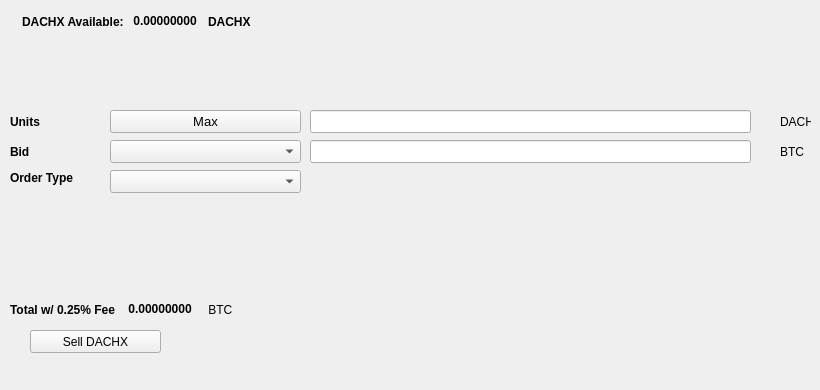
   <widget class="QWidget" name="SellTab">
    <attribute name="title">
     <string>Sell</string>
    </attribute>
    <widget class="QLabel" name="label_16">
     <property name="geometry">
      <rect>
       <x>780</x>
       <y>140</y>
       <width>31</width>
       <height>23</height>
      </rect>
     </property>
     <property name="text">
      <string>BTC</string>
     </property>
    </widget>
    <widget class="QComboBox" name="SellBidcomboBox">
     <property name="geometry">
      <rect>
       <x>110</x>
       <y>140</y>
       <width>191</width>
       <height>23</height>
      </rect>
     </property>
     <property name="font">
      <font>
       <pointsize>10</pointsize>
      </font>
     </property>
    </widget>
    <widget class="QLabel" name="label_18">
     <property name="geometry">
      <rect>
       <x>10</x>
       <y>110</y>
       <width>46</width>
       <height>23</height>
      </rect>
     </property>
     <property name="font">
      <font>
       <weight>75</weight>
       <bold>true</bold>
      </font>
     </property>
     <property name="text">
      <string>Units</string>
     </property>
    </widget>
    <widget class="QPushButton" name="Sell_Max_Amount">
     <property name="geometry">
      <rect>
       <x>110</x>
       <y>110</y>
       <width>191</width>
       <height>23</height>
      </rect>
     </property>
     <property name="font">
      <font>
       <pointsize>10</pointsize>
      </font>
     </property>
     <property name="text">
      <string>Max</string>
     </property>
    </widget>
    <widget class="QLabel" name="label_20">
     <property name="geometry">
      <rect>
       <x>10</x>
       <y>170</y>
       <width>91</width>
       <height>16</height>
      </rect>
     </property>
     <property name="font">
      <font>
       <weight>75</weight>
       <bold>true</bold>
      </font>
     </property>
     <property name="text">
      <string>Order Type</string>
     </property>
    </widget>
    <widget class="QComboBox" name="SellOrdertypeCombo">
     <property name="geometry">
      <rect>
       <x>110</x>
       <y>170</y>
       <width>191</width>
       <height>23</height>
      </rect>
     </property>
     <property name="font">
      <font>
       <pointsize>10</pointsize>
      </font>
     </property>
    </widget>
    <widget class="QLabel" name="label_21">
     <property name="geometry">
      <rect>
       <x>10</x>
       <y>140</y>
       <width>46</width>
       <height>23</height>
      </rect>
     </property>
     <property name="font">
      <font>
       <weight>75</weight>
       <bold>true</bold>
      </font>
     </property>
     <property name="text">
      <string>Bid</string>
     </property>
    </widget>
    <widget class="QLabel" name="label_22">
     <property name="geometry">
      <rect>
       <x>780</x>
       <y>110</y>
       <width>31</width>
       <height>23</height>
      </rect>
     </property>
     <property name="text">
      <string>DACHX</string>
     </property>
    </widget>
    <widget class="QLineEdit" name="UnitsInputDACHX">
     <property name="geometry">
      <rect>
       <x>310</x>
       <y>110</y>
       <width>441</width>
       <height>23</height>
      </rect>
     </property>
     <property name="font">
      <font>
       <pointsize>9</pointsize>
       <weight>75</weight>
       <bold>true</bold>
      </font>
     </property>
    </widget>
    <widget class="QLineEdit" name="SellBidPriceEdit">
     <property name="geometry">
      <rect>
       <x>310</x>
       <y>140</y>
       <width>441</width>
       <height>23</height>
      </rect>
     </property>
     <property name="font">
      <font>
       <pointsize>9</pointsize>
       <weight>75</weight>
       <bold>true</bold>
      </font>
     </property>
    </widget>
    <widget class="QPushButton" name="SellDACHXBTN">
     <property name="geometry">
      <rect>
       <x>30</x>
       <y>330</y>
       <width>131</width>
       <height>23</height>
      </rect>
     </property>
     <property name="text">
      <string>Sell DACHX</string>
     </property>
     <property name="icon">
      <iconset resource="../dach">
       <normaloff>:/icons/bitcoin</normaloff>:/icons/bitcoin</iconset>
     </property>
    </widget>
    <widget class="QWidget" name="layoutWidget3">
     <property name="geometry">
      <rect>
       <x>22</x>
       <y>12</y>
       <width>258</width>
       <height>19</height>
      </rect>
     </property>
     <layout class="QHBoxLayout" name="horizontalLayout">
      <item>
       <widget class="QLabel" name="label232_2">
        <property name="font">
         <font>
          <weight>75</weight>
          <bold>true</bold>
         </font>
        </property>
        <property name="text">
         <string>DACHX Available:</string>
        </property>
       </widget>
      </item>
      <item>
       <widget class="QLabel" name="DACHXAvailableLabel">
        <property name="palette">
         <palette>
          <active>
           <colorrole role="WindowText">
            <brush brushstyle="SolidPattern">
             <color alpha="255">
              <red>0</red>
              <green>0</green>
              <blue>0</blue>
             </color>
            </brush>
           </colorrole>
           <colorrole role="Button">
            <brush brushstyle="SolidPattern">
             <color alpha="255">
              <red>0</red>
              <green>170</green>
              <blue>0</blue>
             </color>
            </brush>
           </colorrole>
           <colorrole role="Light">
            <brush brushstyle="SolidPattern">
             <color alpha="255">
              <red>0</red>
              <green>255</green>
              <blue>0</blue>
             </color>
            </brush>
           </colorrole>
           <colorrole role="Midlight">
            <brush brushstyle="SolidPattern">
             <color alpha="255">
              <red>0</red>
              <green>212</green>
              <blue>0</blue>
             </color>
            </brush>
           </colorrole>
           <colorrole role="Dark">
            <brush brushstyle="SolidPattern">
             <color alpha="255">
              <red>0</red>
              <green>85</green>
              <blue>0</blue>
             </color>
            </brush>
           </colorrole>
           <colorrole role="Mid">
            <brush brushstyle="SolidPattern">
             <color alpha="255">
              <red>0</red>
              <green>113</green>
              <blue>0</blue>
             </color>
            </brush>
           </colorrole>
           <colorrole role="Text">
            <brush brushstyle="SolidPattern">
             <color alpha="255">
              <red>0</red>
              <green>170</green>
              <blue>0</blue>
             </color>
            </brush>
           </colorrole>
           <colorrole role="BrightText">
            <brush brushstyle="SolidPattern">
             <color alpha="255">
              <red>255</red>
              <green>255</green>
              <blue>255</blue>
             </color>
            </brush>
           </colorrole>
           <colorrole role="ButtonText">
            <brush brushstyle="SolidPattern">
             <color alpha="255">
              <red>0</red>
              <green>0</green>
              <blue>0</blue>
             </color>
            </brush>
           </colorrole>
           <colorrole role="Base">
            <brush brushstyle="SolidPattern">
             <color alpha="255">
              <red>255</red>
              <green>255</green>
              <blue>255</blue>
             </color>
            </brush>
           </colorrole>
           <colorrole role="Window">
            <brush brushstyle="SolidPattern">
             <color alpha="255">
              <red>0</red>
              <green>170</green>
              <blue>0</blue>
             </color>
            </brush>
           </colorrole>
           <colorrole role="Shadow">
            <brush brushstyle="SolidPattern">
             <color alpha="255">
              <red>0</red>
              <green>0</green>
              <blue>0</blue>
             </color>
            </brush>
           </colorrole>
           <colorrole role="AlternateBase">
            <brush brushstyle="SolidPattern">
             <color alpha="255">
              <red>127</red>
              <green>212</green>
              <blue>127</blue>
             </color>
            </brush>
           </colorrole>
           <colorrole role="ToolTipBase">
            <brush brushstyle="SolidPattern">
             <color alpha="255">
              <red>255</red>
              <green>255</green>
              <blue>220</blue>
             </color>
            </brush>
           </colorrole>
           <colorrole role="ToolTipText">
            <brush brushstyle="SolidPattern">
             <color alpha="255">
              <red>0</red>
              <green>0</green>
              <blue>0</blue>
             </color>
            </brush>
           </colorrole>
          </active>
          <inactive>
           <colorrole role="WindowText">
            <brush brushstyle="SolidPattern">
             <color alpha="255">
              <red>0</red>
              <green>0</green>
              <blue>0</blue>
             </color>
            </brush>
           </colorrole>
           <colorrole role="Button">
            <brush brushstyle="SolidPattern">
             <color alpha="255">
              <red>0</red>
              <green>170</green>
              <blue>0</blue>
             </color>
            </brush>
           </colorrole>
           <colorrole role="Light">
            <brush brushstyle="SolidPattern">
             <color alpha="255">
              <red>0</red>
              <green>255</green>
              <blue>0</blue>
             </color>
            </brush>
           </colorrole>
           <colorrole role="Midlight">
            <brush brushstyle="SolidPattern">
             <color alpha="255">
              <red>0</red>
              <green>212</green>
              <blue>0</blue>
             </color>
            </brush>
           </colorrole>
           <colorrole role="Dark">
            <brush brushstyle="SolidPattern">
             <color alpha="255">
              <red>0</red>
              <green>85</green>
              <blue>0</blue>
             </color>
            </brush>
           </colorrole>
           <colorrole role="Mid">
            <brush brushstyle="SolidPattern">
             <color alpha="255">
              <red>0</red>
              <green>113</green>
              <blue>0</blue>
             </color>
            </brush>
           </colorrole>
           <colorrole role="Text">
            <brush brushstyle="SolidPattern">
             <color alpha="255">
              <red>0</red>
              <green>170</green>
              <blue>0</blue>
             </color>
            </brush>
           </colorrole>
           <colorrole role="BrightText">
            <brush brushstyle="SolidPattern">
             <color alpha="255">
              <red>255</red>
              <green>255</green>
              <blue>255</blue>
             </color>
            </brush>
           </colorrole>
           <colorrole role="ButtonText">
            <brush brushstyle="SolidPattern">
             <color alpha="255">
              <red>0</red>
              <green>0</green>
              <blue>0</blue>
             </color>
            </brush>
           </colorrole>
           <colorrole role="Base">
            <brush brushstyle="SolidPattern">
             <color alpha="255">
              <red>255</red>
              <green>255</green>
              <blue>255</blue>
             </color>
            </brush>
           </colorrole>
           <colorrole role="Window">
            <brush brushstyle="SolidPattern">
             <color alpha="255">
              <red>0</red>
              <green>170</green>
              <blue>0</blue>
             </color>
            </brush>
           </colorrole>
           <colorrole role="Shadow">
            <brush brushstyle="SolidPattern">
             <color alpha="255">
              <red>0</red>
              <green>0</green>
              <blue>0</blue>
             </color>
            </brush>
           </colorrole>
           <colorrole role="AlternateBase">
            <brush brushstyle="SolidPattern">
             <color alpha="255">
              <red>127</red>
              <green>212</green>
              <blue>127</blue>
             </color>
            </brush>
           </colorrole>
           <colorrole role="ToolTipBase">
            <brush brushstyle="SolidPattern">
             <color alpha="255">
              <red>255</red>
              <green>255</green>
              <blue>220</blue>
             </color>
            </brush>
           </colorrole>
           <colorrole role="ToolTipText">
            <brush brushstyle="SolidPattern">
             <color alpha="255">
              <red>0</red>
              <green>0</green>
              <blue>0</blue>
             </color>
            </brush>
           </colorrole>
          </inactive>
          <disabled>
           <colorrole role="WindowText">
            <brush brushstyle="SolidPattern">
             <color alpha="255">
              <red>0</red>
              <green>85</green>
              <blue>0</blue>
             </color>
            </brush>
           </colorrole>
           <colorrole role="Button">
            <brush brushstyle="SolidPattern">
             <color alpha="255">
              <red>0</red>
              <green>170</green>
              <blue>0</blue>
             </color>
            </brush>
           </colorrole>
           <colorrole role="Light">
            <brush brushstyle="SolidPattern">
             <color alpha="255">
              <red>0</red>
              <green>255</green>
              <blue>0</blue>
             </color>
            </brush>
           </colorrole>
           <colorrole role="Midlight">
            <brush brushstyle="SolidPattern">
             <color alpha="255">
              <red>0</red>
              <green>212</green>
              <blue>0</blue>
             </color>
            </brush>
           </colorrole>
           <colorrole role="Dark">
            <brush brushstyle="SolidPattern">
             <color alpha="255">
              <red>0</red>
              <green>85</green>
              <blue>0</blue>
             </color>
            </brush>
           </colorrole>
           <colorrole role="Mid">
            <brush brushstyle="SolidPattern">
             <color alpha="255">
              <red>0</red>
              <green>113</green>
              <blue>0</blue>
             </color>
            </brush>
           </colorrole>
           <colorrole role="Text">
            <brush brushstyle="SolidPattern">
             <color alpha="255">
              <red>0</red>
              <green>85</green>
              <blue>0</blue>
             </color>
            </brush>
           </colorrole>
           <colorrole role="BrightText">
            <brush brushstyle="SolidPattern">
             <color alpha="255">
              <red>255</red>
              <green>255</green>
              <blue>255</blue>
             </color>
            </brush>
           </colorrole>
           <colorrole role="ButtonText">
            <brush brushstyle="SolidPattern">
             <color alpha="255">
              <red>0</red>
              <green>85</green>
              <blue>0</blue>
             </color>
            </brush>
           </colorrole>
           <colorrole role="Base">
            <brush brushstyle="SolidPattern">
             <color alpha="255">
              <red>0</red>
              <green>170</green>
              <blue>0</blue>
             </color>
            </brush>
           </colorrole>
           <colorrole role="Window">
            <brush brushstyle="SolidPattern">
             <color alpha="255">
              <red>0</red>
              <green>170</green>
              <blue>0</blue>
             </color>
            </brush>
           </colorrole>
           <colorrole role="Shadow">
            <brush brushstyle="SolidPattern">
             <color alpha="255">
              <red>0</red>
              <green>0</green>
              <blue>0</blue>
             </color>
            </brush>
           </colorrole>
           <colorrole role="AlternateBase">
            <brush brushstyle="SolidPattern">
             <color alpha="255">
              <red>0</red>
              <green>170</green>
              <blue>0</blue>
             </color>
            </brush>
           </colorrole>
           <colorrole role="ToolTipBase">
            <brush brushstyle="SolidPattern">
             <color alpha="255">
              <red>255</red>
              <green>255</green>
              <blue>220</blue>
             </color>
            </brush>
           </colorrole>
           <colorrole role="ToolTipText">
            <brush brushstyle="SolidPattern">
             <color alpha="255">
              <red>0</red>
              <green>0</green>
              <blue>0</blue>
             </color>
            </brush>
           </colorrole>
          </disabled>
         </palette>
        </property>
        <property name="font">
         <font>
          <weight>75</weight>
          <bold>true</bold>
         </font>
        </property>
        <property name="text">
         <string> 0.00000000 </string>
        </property>
        <property name="textInteractionFlags">
         <set>Qt::LinksAccessibleByMouse|Qt::TextSelectableByKeyboard|Qt::TextSelectableByMouse</set>
        </property>
       </widget>
      </item>
      <item>
       <widget class="QLabel" name="labelDACHX">
        <property name="font">
         <font>
          <weight>75</weight>
          <bold>true</bold>
         </font>
        </property>
        <property name="text">
         <string>DACHX</string>
        </property>
       </widget>
      </item>
     </layout>
    </widget>
    <widget class="QWidget" name="layoutWidget">
     <property name="geometry">
      <rect>
       <x>10</x>
       <y>300</y>
       <width>268</width>
       <height>19</height>
      </rect>
     </property>
     <layout class="QHBoxLayout" name="horizontalLayout_2">
      <item>
       <widget class="QLabel" name="label_19">
        <property name="font">
         <font>
          <weight>75</weight>
          <bold>true</bold>
         </font>
        </property>
        <property name="text">
         <string>Total w/ 0.25% Fee </string>
        </property>
       </widget>
      </item>
      <item>
       <widget class="QLabel" name="SellCostLabel">
        <property name="palette">
         <palette>
          <active>
           <colorrole role="WindowText">
            <brush brushstyle="SolidPattern">
             <color alpha="255">
              <red>0</red>
              <green>0</green>
              <blue>0</blue>
             </color>
            </brush>
           </colorrole>
           <colorrole role="Button">
            <brush brushstyle="SolidPattern">
             <color alpha="255">
              <red>0</red>
              <green>170</green>
              <blue>0</blue>
             </color>
            </brush>
           </colorrole>
           <colorrole role="Light">
            <brush brushstyle="SolidPattern">
             <color alpha="255">
              <red>0</red>
              <green>255</green>
              <blue>0</blue>
             </color>
            </brush>
           </colorrole>
           <colorrole role="Midlight">
            <brush brushstyle="SolidPattern">
             <color alpha="255">
              <red>0</red>
              <green>212</green>
              <blue>0</blue>
             </color>
            </brush>
           </colorrole>
           <colorrole role="Dark">
            <brush brushstyle="SolidPattern">
             <color alpha="255">
              <red>0</red>
              <green>85</green>
              <blue>0</blue>
             </color>
            </brush>
           </colorrole>
           <colorrole role="Mid">
            <brush brushstyle="SolidPattern">
             <color alpha="255">
              <red>0</red>
              <green>113</green>
              <blue>0</blue>
             </color>
            </brush>
           </colorrole>
           <colorrole role="Text">
            <brush brushstyle="SolidPattern">
             <color alpha="255">
              <red>0</red>
              <green>170</green>
              <blue>0</blue>
             </color>
            </brush>
           </colorrole>
           <colorrole role="BrightText">
            <brush brushstyle="SolidPattern">
             <color alpha="255">
              <red>255</red>
              <green>255</green>
              <blue>255</blue>
             </color>
            </brush>
           </colorrole>
           <colorrole role="ButtonText">
            <brush brushstyle="SolidPattern">
             <color alpha="255">
              <red>0</red>
              <green>0</green>
              <blue>0</blue>
             </color>
            </brush>
           </colorrole>
           <colorrole role="Base">
            <brush brushstyle="SolidPattern">
             <color alpha="255">
              <red>255</red>
              <green>255</green>
              <blue>255</blue>
             </color>
            </brush>
           </colorrole>
           <colorrole role="Window">
            <brush brushstyle="SolidPattern">
             <color alpha="255">
              <red>0</red>
              <green>170</green>
              <blue>0</blue>
             </color>
            </brush>
           </colorrole>
           <colorrole role="Shadow">
            <brush brushstyle="SolidPattern">
             <color alpha="255">
              <red>0</red>
              <green>0</green>
              <blue>0</blue>
             </color>
            </brush>
           </colorrole>
           <colorrole role="AlternateBase">
            <brush brushstyle="SolidPattern">
             <color alpha="255">
              <red>127</red>
              <green>212</green>
              <blue>127</blue>
             </color>
            </brush>
           </colorrole>
           <colorrole role="ToolTipBase">
            <brush brushstyle="SolidPattern">
             <color alpha="255">
              <red>255</red>
              <green>255</green>
              <blue>220</blue>
             </color>
            </brush>
           </colorrole>
           <colorrole role="ToolTipText">
            <brush brushstyle="SolidPattern">
             <color alpha="255">
              <red>0</red>
              <green>0</green>
              <blue>0</blue>
             </color>
            </brush>
           </colorrole>
          </active>
          <inactive>
           <colorrole role="WindowText">
            <brush brushstyle="SolidPattern">
             <color alpha="255">
              <red>0</red>
              <green>0</green>
              <blue>0</blue>
             </color>
            </brush>
           </colorrole>
           <colorrole role="Button">
            <brush brushstyle="SolidPattern">
             <color alpha="255">
              <red>0</red>
              <green>170</green>
              <blue>0</blue>
             </color>
            </brush>
           </colorrole>
           <colorrole role="Light">
            <brush brushstyle="SolidPattern">
             <color alpha="255">
              <red>0</red>
              <green>255</green>
              <blue>0</blue>
             </color>
            </brush>
           </colorrole>
           <colorrole role="Midlight">
            <brush brushstyle="SolidPattern">
             <color alpha="255">
              <red>0</red>
              <green>212</green>
              <blue>0</blue>
             </color>
            </brush>
           </colorrole>
           <colorrole role="Dark">
            <brush brushstyle="SolidPattern">
             <color alpha="255">
              <red>0</red>
              <green>85</green>
              <blue>0</blue>
             </color>
            </brush>
           </colorrole>
           <colorrole role="Mid">
            <brush brushstyle="SolidPattern">
             <color alpha="255">
              <red>0</red>
              <green>113</green>
              <blue>0</blue>
             </color>
            </brush>
           </colorrole>
           <colorrole role="Text">
            <brush brushstyle="SolidPattern">
             <color alpha="255">
              <red>0</red>
              <green>170</green>
              <blue>0</blue>
             </color>
            </brush>
           </colorrole>
           <colorrole role="BrightText">
            <brush brushstyle="SolidPattern">
             <color alpha="255">
              <red>255</red>
              <green>255</green>
              <blue>255</blue>
             </color>
            </brush>
           </colorrole>
           <colorrole role="ButtonText">
            <brush brushstyle="SolidPattern">
             <color alpha="255">
              <red>0</red>
              <green>0</green>
              <blue>0</blue>
             </color>
            </brush>
           </colorrole>
           <colorrole role="Base">
            <brush brushstyle="SolidPattern">
             <color alpha="255">
              <red>255</red>
              <green>255</green>
              <blue>255</blue>
             </color>
            </brush>
           </colorrole>
           <colorrole role="Window">
            <brush brushstyle="SolidPattern">
             <color alpha="255">
              <red>0</red>
              <green>170</green>
              <blue>0</blue>
             </color>
            </brush>
           </colorrole>
           <colorrole role="Shadow">
            <brush brushstyle="SolidPattern">
             <color alpha="255">
              <red>0</red>
              <green>0</green>
              <blue>0</blue>
             </color>
            </brush>
           </colorrole>
           <colorrole role="AlternateBase">
            <brush brushstyle="SolidPattern">
             <color alpha="255">
              <red>127</red>
              <green>212</green>
              <blue>127</blue>
             </color>
            </brush>
           </colorrole>
           <colorrole role="ToolTipBase">
            <brush brushstyle="SolidPattern">
             <color alpha="255">
              <red>255</red>
              <green>255</green>
              <blue>220</blue>
             </color>
            </brush>
           </colorrole>
           <colorrole role="ToolTipText">
            <brush brushstyle="SolidPattern">
             <color alpha="255">
              <red>0</red>
              <green>0</green>
              <blue>0</blue>
             </color>
            </brush>
           </colorrole>
          </inactive>
          <disabled>
           <colorrole role="WindowText">
            <brush brushstyle="SolidPattern">
             <color alpha="255">
              <red>0</red>
              <green>85</green>
              <blue>0</blue>
             </color>
            </brush>
           </colorrole>
           <colorrole role="Button">
            <brush brushstyle="SolidPattern">
             <color alpha="255">
              <red>0</red>
              <green>170</green>
              <blue>0</blue>
             </color>
            </brush>
           </colorrole>
           <colorrole role="Light">
            <brush brushstyle="SolidPattern">
             <color alpha="255">
              <red>0</red>
              <green>255</green>
              <blue>0</blue>
             </color>
            </brush>
           </colorrole>
           <colorrole role="Midlight">
            <brush brushstyle="SolidPattern">
             <color alpha="255">
              <red>0</red>
              <green>212</green>
              <blue>0</blue>
             </color>
            </brush>
           </colorrole>
           <colorrole role="Dark">
            <brush brushstyle="SolidPattern">
             <color alpha="255">
              <red>0</red>
              <green>85</green>
              <blue>0</blue>
             </color>
            </brush>
           </colorrole>
           <colorrole role="Mid">
            <brush brushstyle="SolidPattern">
             <color alpha="255">
              <red>0</red>
              <green>113</green>
              <blue>0</blue>
             </color>
            </brush>
           </colorrole>
           <colorrole role="Text">
            <brush brushstyle="SolidPattern">
             <color alpha="255">
              <red>0</red>
              <green>85</green>
              <blue>0</blue>
             </color>
            </brush>
           </colorrole>
           <colorrole role="BrightText">
            <brush brushstyle="SolidPattern">
             <color alpha="255">
              <red>255</red>
              <green>255</green>
              <blue>255</blue>
             </color>
            </brush>
           </colorrole>
           <colorrole role="ButtonText">
            <brush brushstyle="SolidPattern">
             <color alpha="255">
              <red>0</red>
              <green>85</green>
              <blue>0</blue>
             </color>
            </brush>
           </colorrole>
           <colorrole role="Base">
            <brush brushstyle="SolidPattern">
             <color alpha="255">
              <red>0</red>
              <green>170</green>
              <blue>0</blue>
             </color>
            </brush>
           </colorrole>
           <colorrole role="Window">
            <brush brushstyle="SolidPattern">
             <color alpha="255">
              <red>0</red>
              <green>170</green>
              <blue>0</blue>
             </color>
            </brush>
           </colorrole>
           <colorrole role="Shadow">
            <brush brushstyle="SolidPattern">
             <color alpha="255">
              <red>0</red>
              <green>0</green>
              <blue>0</blue>
             </color>
            </brush>
           </colorrole>
           <colorrole role="AlternateBase">
            <brush brushstyle="SolidPattern">
             <color alpha="255">
              <red>0</red>
              <green>170</green>
              <blue>0</blue>
             </color>
            </brush>
           </colorrole>
           <colorrole role="ToolTipBase">
            <brush brushstyle="SolidPattern">
             <color alpha="255">
              <red>255</red>
              <green>255</green>
              <blue>220</blue>
             </color>
            </brush>
           </colorrole>
           <colorrole role="ToolTipText">
            <brush brushstyle="SolidPattern">
             <color alpha="255">
              <red>0</red>
              <green>0</green>
              <blue>0</blue>
             </color>
            </brush>
           </colorrole>
          </disabled>
         </palette>
        </property>
        <property name="font">
         <font>
          <weight>75</weight>
          <bold>true</bold>
         </font>
        </property>
        <property name="autoFillBackground">
         <bool>false</bool>
        </property>
        <property name="text">
         <string> 0.00000000</string>
        </property>
        <property name="textInteractionFlags">
         <set>Qt::LinksAccessibleByMouse|Qt::TextSelectableByMouse</set>
        </property>
       </widget>
      </item>
      <item>
       <widget class="QLabel" name="label_17">
        <property name="font">
         <font>
          <weight>50</weight>
          <bold>false</bold>
         </font>
        </property>
        <property name="text">
         <string> BTC</string>
        </property>
       </widget>
      </item>
     </layout>
    </widget>
    <widget class="QLabel" name="label_23">
     <property name="geometry">
      <rect>
       <x>460</x>
       <y>300</y>
       <width>281</width>
       <height>81</height>
      </rect>
     </property>
     <property name="text">
      <string/>
     </property>
     <property name="pixmap">
      <pixmap>:/images/bittrex</pixmap>
     </property>
    </widget>
   </widget>
